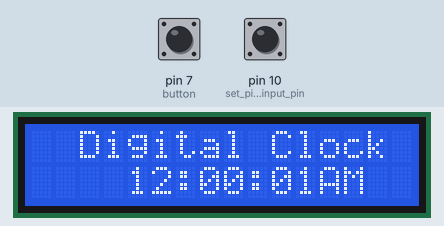
Recording of a sketch running on a simulated Arduino Uno, built with avr-gcc and run on an emulated ATmega328P. Shown: 16×2 character LCD. The inputs (shaded band) are chosen by the test bench; at power-on: pin 7 (button) HIGH, pin 10 (set_pin0_as_input_pin) HIGH.

Above: at 1.2 s.
1.3 s: pin 7 (button) pulled LOW for 1 s
At 3.6 s:
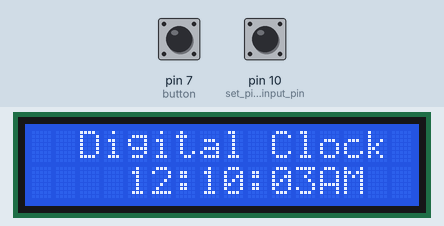
3.8 s: pin 10 (set_pin0_as_input_pin) pulled LOW for 0.15 s
At 5.6 s:
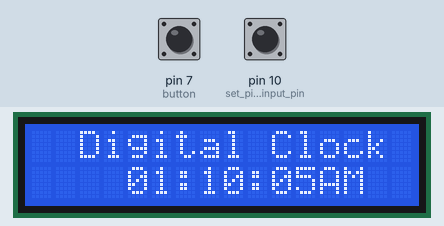
6.5 s: pin 10 (set_pin0_as_input_pin) pulled LOW for 3.2 s
At 10.6 s:
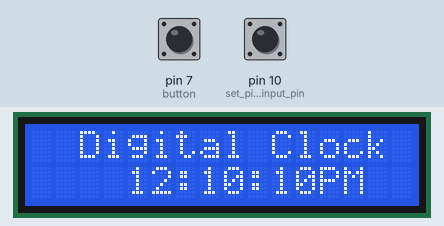
12.7 s: pin 7 (button) pulled LOW for 0.15 s
At 13.8 s:
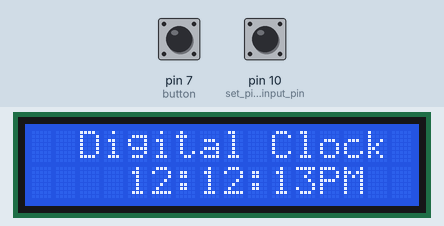
Timing chart, 0 to 15.4 s (numbered marks = the images above; inputs shaded):
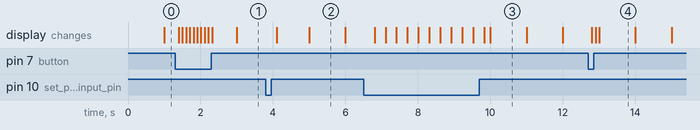

The sketch:

digital_clock.ino
```cpp
#include <Time.h>
#include <TimeLib.h>
#include <LiquidCrystal.h>

LiquidCrystal lcd(12, 11, 5, 4, 3, 2);

int ss; //seconds
int m = 00; //minutes
int h = 00; //hours
int setM = 0; //set minute
int setH = 0 ; //set hour

void setup() {
  // set up the LCD's number of columns and rows:

  lcd.begin(16, 2);
  lcd.setCursor(2, 0);
  lcd.print("Digital Clock");
  //  pinMode(10, INPUT_PULLUP); //set pin0 as input pin
//  pinMode(13, INPUT); //set pin13 as input pin
  ispm();  //check am or pm
  lcd.setCursor(6, 1); //set up colon to separate hr,min,sec
  lcd.print(":");
  lcd.setCursor(9, 1);
  lcd.print(":");

}

void loop() {
  setH = digitalRead(10);  // set push button for hour
  if (setH == LOW) { //hour button pushed
    delay(300);
    hr();   //increment hour
  }
  setM = digitalRead(7);  // set push button for minute
  if (setM == LOW) { //hour button pushed
    delay(100);
    minute();//increment minute
  }


  lcd.setCursor(7, 1); //set up minute
  lcd.print(m / 10);
  lcd.setCursor(8, 1);
  lcd.print(m % 10);
  if (h % 12 == 0) {
    lcd.setCursor(4, 1);
    lcd.print("12");
  } else {
    lcd.setCursor(4, 1);
    lcd.print(h % 12 / 10);
    lcd.setCursor(5, 1);
    lcd.print(h % 12 % 10);
  }
  sec();
}

void sec() {

  ss = (millis() / 1000) % (60); //gives time since program start in seconds
  lcd.setCursor(10, 1); //print second
  lcd.print(ss / 10);
  lcd.setCursor(11, 1);
  lcd.print(ss % 10);
  if (ss == 59) {
    delay(1000);
    minute();
  }
}
void minute() {

  m++;
  if (m >= 60) {
    m = 0;
    hr();
  }
}

void hr() {

  h++;
  ispm();
  if (h == 24) {
    h = 0;
  }
}

void ispm() {

  if (h < 12  ||  h == 24) {
    lcd.setCursor(12, 1);
    lcd.print("AM");
  }
  if (h >= 12 && h < 24) {
    lcd.setCursor(12, 1);
    lcd.print("PM");
  }
}
```

Measured:
- what the display in image 2 shows lasts 1.0 s, from 5.0 s to 6.0 s
